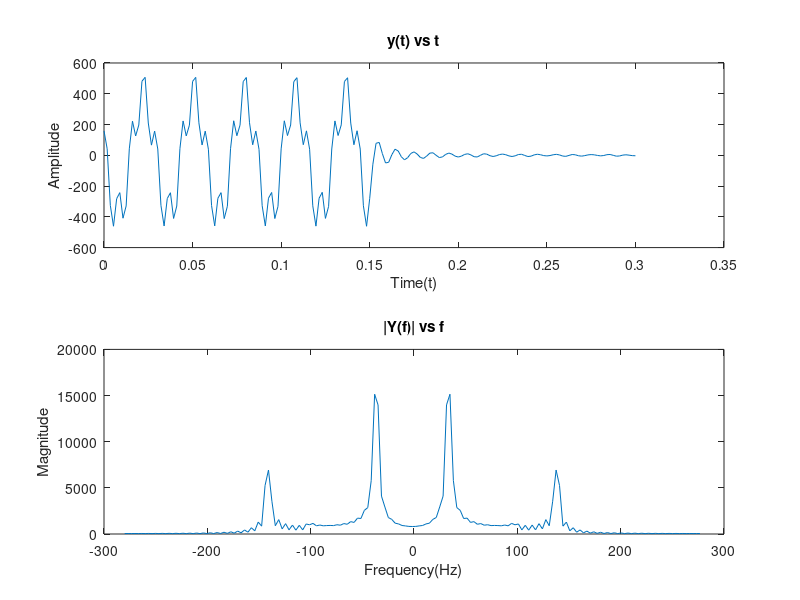

MATLAB code to generate this figure:
N=14;
Fs=560;
T=1/Fs;
t=0:1/Fs:0.3;
x=cos(5.*N.*pi.*t)+cos(20.*N.*pi.*t);
h=200.*sinc(200.*t);
y=conv(x,h,'same');

subplot(2,1,1);
plot(t,y);
title('y(t) vs t');
xlabel('Time(t)');
ylabel('Amplitude');

n = length(y);
f = (-n/2:n/2-1)*(Fs/n);
X = fft(y);
Y= fftshift(X);


subplot(2,1,2);
plot(f, abs(Y));
title('|Y(f)| vs f');
xlabel('Frequency(Hz)');
ylabel('Magnitude');

